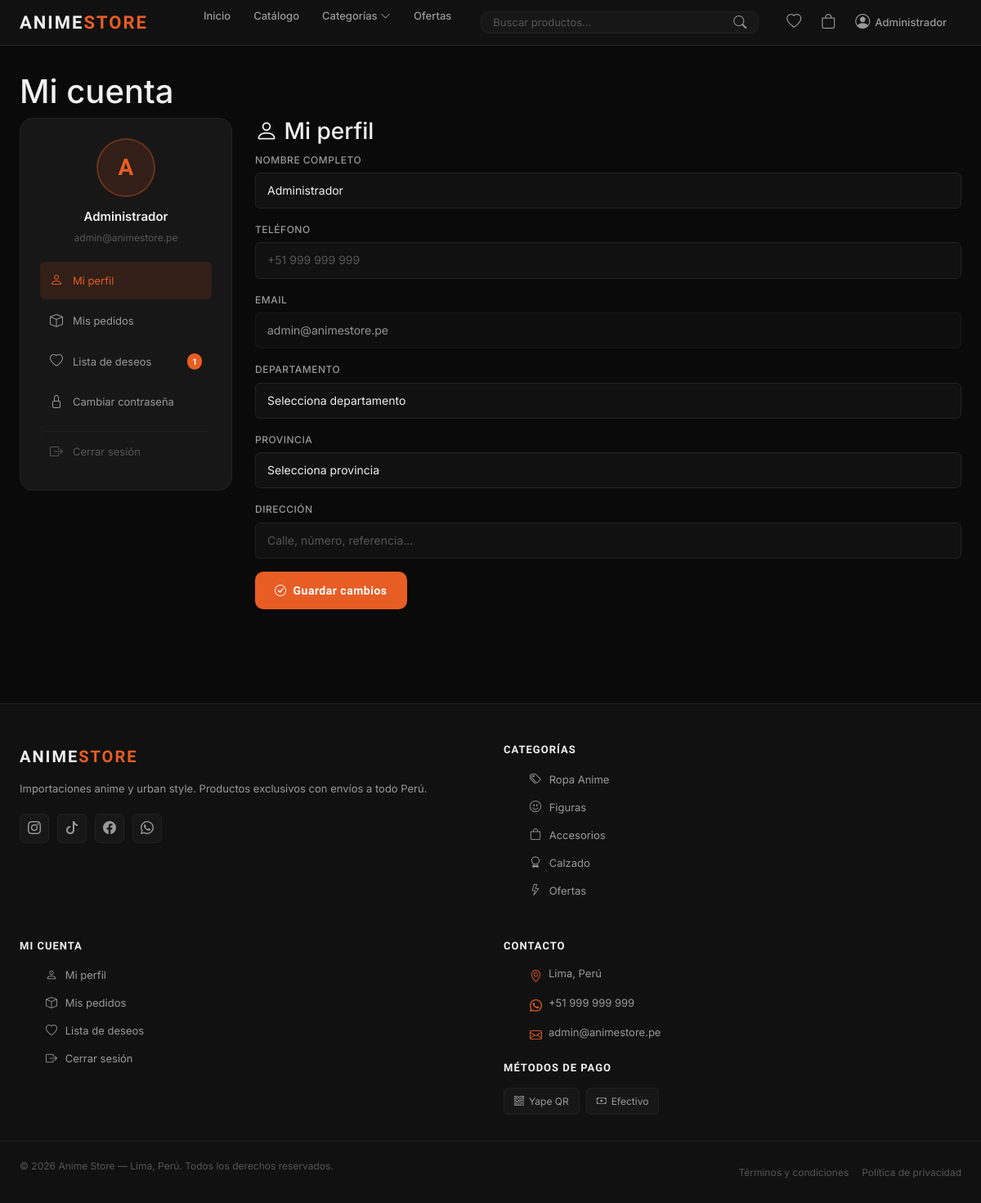
/pages/mi-cuenta.php (signed in), run on the app's committed database.
### tables this page shows
CREATE TABLE `usuarios` (
  `id_usuario` int unsigned NOT NULL AUTO_INCREMENT,
  `id_provincia` int unsigned DEFAULT NULL,
  `nombre` varchar(100) NOT NULL,
  `email` varchar(150) NOT NULL,
  `password` varchar(255) NOT NULL,
  `telefono` varchar(20) DEFAULT NULL,
  `direccion` text,
  `rol` enum('admin','cliente') NOT NULL DEFAULT 'cliente',
  `activo` tinyint(1) NOT NULL DEFAULT '1',
  `fecha_registro` datetime NOT NULL DEFAULT CURRENT_TIMESTAMP,
  PRIMARY KEY (`id_usuario`),
  UNIQUE KEY `email` (`email`),
  KEY `fk_usu_prov` (`id_provincia`),
  CONSTRAINT `fk_usu_prov` FOREIGN KEY (`id_provincia`) REFERENCES `provincias` (`id_provincia`) ON DELETE SET NULL
);

CREATE TABLE `categorias` (
  `id_categoria` int unsigned NOT NULL AUTO_INCREMENT,
  `nombre` varchar(100) NOT NULL,
  `descripcion` text,
  `imagen` varchar(255) DEFAULT NULL,
  `activa` tinyint(1) NOT NULL DEFAULT '1',
  PRIMARY KEY (`id_categoria`)
);

### includes/funciones.php (called while the page is built, shortened)
<?php
function sanitizar($dato) {
    return htmlspecialchars(strip_tags(trim($dato)));
}

### config/database.php (called while the page is built, shortened)
<?php
function conectar() {
    static $conn = null;
    if ($conn === null) {
        $conn = new mysqli(DB_HOST, DB_USER, DB_PASS, DB_NAME);
        $conn->set_charset(DB_CHARSET);
    }
    return $conn;
}

### config/session.php (called while the page is built, shortened)
<?php
function esta_logueado() {
    return isset($_SESSION['usuario']['id_usuario']);
}

### pages/mi-cuenta.php (the view, shortened to what this page needs)
<?php
require_once '../includes/header.php';
$conn       = conectar();
$id_usuario = (int) $_SESSION['usuario']['id_usuario'];
$tab        = sanitizar($_GET['tab'] ?? 'perfil');
$usuario = $conn->query("
    SELECT u.*, p.nombre AS provincia_nombre, p.id_provincia,
           d.nombre AS departamento_nombre, d.id_departamento
    FROM usuarios u
    LEFT JOIN provincias p ON u.id_provincia = p.id_provincia
    LEFT JOIN departamentos d ON p.id_departamento = d.id_departamento
    WHERE u.id_usuario = $id_usuario
")->fetch_assoc();
$wishlist = $conn->query("
    SELECT w.*, p.nombre, p.precio,
           (SELECT url FROM imagenes_producto WHERE id_producto = p.id_producto AND principal = 1 LIMIT 1) AS imagen_principal,
           COALESCE(AVG(r.puntuacion), 0) AS puntuacion_media,
           COUNT(r.id_resena) AS total_resenas
    FROM wishlist w
    JOIN productos p ON w.id_producto = p.id_producto
    LEFT JOIN resenas r ON r.id_producto = p.id_producto
    WHERE w.id_usuario = $id_usuario AND p.activo = 1
    GROUP BY w.id_wishlist
    ORDER BY w.fecha_agregado DESC
");
?>
<div class="sp-container" style="padding-top:32px;padding-bottom:48px">
    <h1 class="sp-page-title">Mi cuenta</h1>
    <div class="sp-cuenta-layout">
        <aside class="sp-cuenta-sidebar">
            <div class="sp-cuenta-avatar">
                <?= strtoupper(substr($usuario['nombre'], 0, 1)) ?>
            </div>
            <p class="sp-cuenta-nombre"><?= sanitizar($usuario['nombre']) ?></p>
            <p class="sp-cuenta-email"><?= sanitizar($usuario['email']) ?></p>
            <nav class="sp-cuenta-nav">
                <a href="?tab=perfil" class="<?= $tab === 'perfil' ? 'active' : '' ?>">
                    <i class="bi bi-person"></i> Mi perfil
                </a>
                <a href="?tab=pedidos" class="<?= $tab === 'pedidos' ? 'active' : '' ?>">
                    <i class="bi bi-box"></i> Mis pedidos
                </a>
                <a href="?tab=wishlist" class="<?= $tab === 'wishlist' ? 'active' : '' ?>">
                    <i class="bi bi-heart"></i> Lista de deseos
                    <?php if ($wishlist->num_rows > 0): ?>
                    <span class="sp-cuenta-badge"><?= $wishlist->num_rows ?></span>
                    <?php endif; ?>
                </a>
                <a href="?tab=password" class="<?= $tab === 'password' ? 'active' : '' ?>">
                    <i class="bi bi-lock"></i> Cambiar contraseña
                </a>
                <a href="<?= BASE_URL ?>/logout" class="sp-cuenta-logout">
                    <i class="bi bi-box-arrow-right"></i> Cerrar sesión
                </a>
            </nav>
        </aside>
        <div class="sp-cuenta-content">
            <?php if ($tab === 'perfil'): ?>
            <div class="sp-checkout-bloque">
                <h3 class="sp-checkout-titulo"><i class="bi bi-person"></i> Mi perfil</h3>
                <form id="formPerfil">
                    <div class="sp-form-row">
                        <div class="sp-form-group">
                            <label>Nombre completo</label>
                            <input type="text" id="p_nombre" value="<?= sanitizar($usuario['nombre']) ?>" required>
                        </div>
                        <div class="sp-form-group">
                            <label>Teléfono</label>
                            <input type="tel" id="p_telefono" value="<?= sanitizar($usuario['telefono'] ?? '') ?>" placeholder="+51 999 999 999">
                        </div>
                    </div>
                    <div class="sp-form-group">
                        <label>Email</label>
                        <input type="email" value="<?= sanitizar($usuario['email']) ?>" disabled style="opacity:0.6">
                    </div>
                    <div class="sp-form-row">
                        <div class="sp-form-group">
                            <label>Departamento</label>
                            <select id="p_departamento" onchange="cargarProvincias('p_departamento', 'p_provincia')">
                                <option value="">Selecciona departamento</option>
                            </select>
                        </div>
                        <div class="sp-form-group">
                            <label>Provincia</label>
                            <select id="p_provincia">
                                <option value="">Selecciona provincia</option>
                            </select>
                        </div>
                    </div>
                    <div class="sp-form-group">
                        <label>Dirección</label>
                        <input type="text" id="p_direccion" value="<?= sanitizar($usuario['direccion'] ?? '') ?>" placeholder="Calle, número, referencia...">
                    </div>
                    <button type="button" class="sp-btn-primary" onclick="guardarPerfil()">
                        <i class="bi bi-check-circle"></i> Guardar cambios
                    </button>
                </form>
            </div>
            <?php endif; ?>
        </div>
    </div>
</div>
<?php require_once ROOT_PATH . '/includes/footer.php'; ?>

### includes/footer.php (shortened to what this page needs)
</main>
<footer class="sp-footer">
    <div class="sp-footer-inner">
        <div class="sp-footer-col">
            <a href="<?= BASE_URL ?>" class="sp-logo sp-footer-logo">
                ANIME<span>STORE</span>
            </a>
            <p class="sp-footer-desc">
                Importaciones anime y urban style. Productos exclusivos con envíos a todo Perú.
            </p>
            <div class="sp-footer-social">
                <a href="#" title="Instagram"><i class="bi bi-instagram"></i></a>
                <a href="#" title="TikTok"><i class="bi bi-tiktok"></i></a>
                <a href="#" title="Facebook"><i class="bi bi-facebook"></i></a>
                <a href="#" title="WhatsApp"><i class="bi bi-whatsapp"></i></a>
            </div>
        </div>
        <div class="sp-footer-col">
            <h4 class="sp-footer-title">Categorías</h4>
            <ul class="sp-footer-links">
                <?php foreach ($menu_categorias as $i => $mc): ?>
                <li><a href="<?= BASE_URL ?>/catalogo?categoria=<?= $mc['id_categoria'] ?>"><i class="bi <?= $menu_iconos[$i % count($menu_iconos)] ?>"></i> <?= sanitizar($mc['nombre']) ?></a></li>
                <?php endforeach; ?>
                <li><a href="<?= BASE_URL ?>/catalogo?oferta=1"><i class="bi bi-lightning"></i> Ofertas</a></li>
            </ul>
        </div>
        <div class="sp-footer-col">
            <h4 class="sp-footer-title">Mi cuenta</h4>
            <ul class="sp-footer-links">
                <?php if (esta_logueado()): ?>
                <li><a href="<?= BASE_URL ?>/mi-cuenta"><i class="bi bi-person"></i> Mi perfil</a></li>
                <li><a href="<?= BASE_URL ?>/mi-cuenta?tab=pedidos"><i class="bi bi-box"></i> Mis pedidos</a></li>
                <li><a href="<?= BASE_URL ?>/wishlist"><i class="bi bi-heart"></i> Lista de deseos</a></li>
                <li><a href="<?= BASE_URL ?>/logout"><i class="bi bi-box-arrow-right"></i> Cerrar sesión</a></li>
                <?php else: ?>
                <li><a href="#" onclick="abrirModal('modalLogin')"><i class="bi bi-person"></i> Iniciar sesión</a></li>
                <li><a href="#" onclick="cambiarTab('registro')"><i class="bi bi-pencil"></i> Registrarse</a></li>
                <li><a href="<?= BASE_URL ?>/carrito"><i class="bi bi-bag"></i> Mi carrito</a></li>
                <?php endif; ?>
            </ul>
        </div>
        <div class="sp-footer-col">
            <h4 class="sp-footer-title">Contacto</h4>
            <ul class="sp-footer-links sp-footer-contact">
                <li>
                    <i class="bi bi-geo-alt"></i>
                    <?= TIENDA_DIRECCION ?>
                </li>
                <li>
                    <i class="bi bi-whatsapp"></i>
                    <a href="https://wa.me/<?= str_replace(['+', ' '], '', TIENDA_TELEFONO) ?>">
                        <?= TIENDA_TELEFONO ?>
                    </a>
                </li>
                <li>
                    <i class="bi bi-envelope"></i>
                    <a href="mailto:<?= TIENDA_EMAIL ?>"><?= TIENDA_EMAIL ?></a>
                </li>
            </ul>
            <h4 class="sp-footer-title" style="margin-top:20px">Métodos de pago</h4>
            <div class="sp-footer-pagos">
                <span class="sp-pago-badge">
                    <i class="bi bi-qr-code"></i> Yape QR
                </span>
                <span class="sp-pago-badge">
                    <i class="bi bi-cash"></i> Efectivo
                </span>
            </div>
        </div>
    </div>
    <div class="sp-footer-bottom">
        <p>© <?= date('Y') ?> <?= TIENDA_NOMBRE ?> — Lima, Perú. Todos los derechos reservados.</p>
        <div class="sp-footer-bottom-links">
            <a href="<?= BASE_URL ?>/terminos">Términos y condiciones</a>
            <a href="<?= BASE_URL ?>/privacidad">Política de privacidad</a>
        </div>
    </div>
</footer>
</body>
</html>

### assets/css/style.css (style rules this page uses)
:root { --bg-primary: #0a0a0a; --bg-secondary: #111111; --bg-card: #171717; --bg-hover: #1e1e1e; --accent: #e85d24; --accent-hover: #d14d18; --accent-soft: rgba(232, 93, 36, 0.12); --text-primary: #f0f0f0; --text-secondary: #999999; --text-muted: #555555; --border: #222222; --border-hover: #333333; --success: #1d9e75; --error: #e24b4a; --warning: #EF9F27; --radius-sm: 6px; --radius-md: 10px; --radius-lg: 16px; --shadow: 0 4px 24px rgba(0,0,0,0.4); --font-titulo: 'Rajdhani', sans-serif; --font-body: 'Inter', sans-serif; --nav-h: 56px; --transition: all 0.2s ease; }
*, *::before, *::after { box-sizing: border-box; margin: 0; padding: 0; }
html { scroll-behavior: smooth; }
body { background: var(--bg-primary); color: var(--text-primary); font-family: var(--font-body); font-size: 15px; line-height: 1.6; min-height: 100vh; }
a { color: inherit; text-decoration: none; transition: var(--transition); }
ul { list-style: none; }
button { cursor: pointer; font-family: var(--font-body); }
.sp-logo { font-family: var(--font-titulo); font-size: 22px; font-weight: 700; letter-spacing: 2px; color: var(--text-primary); flex-shrink: 0; }
.sp-logo span { color: var(--accent); }
.sp-form-group { margin-bottom: 16px; }
.sp-form-group label { display: block; font-size: 12px; font-weight: 500; color: var(--text-secondary); margin-bottom: 6px; text-transform: uppercase; letter-spacing: 0.5px; }
.sp-form-group input { width: 100%; background: var(--bg-secondary); border: 1px solid var(--border); border-radius: var(--radius-sm); padding: 10px 14px; font-size: 14px; color: var(--text-primary); outline: none; transition: var(--transition); }
.sp-form-group input::placeholder { color: var(--text-muted); }
.sp-btn-primary { display: flex; align-items: center; justify-content: center; gap: 8px; background: var(--accent); color: #fff; border: none; padding: 12px 24px; border-radius: var(--radius-md); font-size: 14px; font-weight: 600; font-family: var(--font-titulo); letter-spacing: 0.5px; transition: var(--transition); }
.sp-footer { background: var(--bg-secondary); border-top: 1px solid var(--border); margin-top: 60px; }
.sp-footer-inner { max-width: 1400px; margin: 0 auto; padding: 48px 24px 32px; display: grid; grid-template-columns: 2fr 1fr 1fr 1.5fr; gap: 40px; }
.sp-footer-logo { font-size: 20px; margin-bottom: 12px; display: block; }
.sp-footer-desc { font-size: 13px; color: var(--text-secondary); line-height: 1.7; margin-bottom: 20px; }
.sp-footer-social { display: flex; gap: 10px; }
.sp-footer-social a { width: 36px; height: 36px; background: var(--bg-card); border: 1px solid var(--border); border-radius: var(--radius-sm); display: flex; align-items: center; justify-content: center; font-size: 16px; color: var(--text-secondary); transition: var(--transition); }
.sp-footer-title { font-family: var(--font-titulo); font-size: 13px; font-weight: 700; letter-spacing: 1px; text-transform: uppercase; color: var(--text-primary); margin-bottom: 16px; }
.sp-footer-links li { margin-bottom: 10px; }
.sp-footer-links a { font-size: 13px; color: var(--text-secondary); }
.sp-footer-contact li { display: flex; align-items: flex-start; gap: 8px; font-size: 13px; color: var(--text-secondary); margin-bottom: 10px; }
.sp-footer-contact i { color: var(--accent); font-size: 15px; flex-shrink: 0; margin-top: 2px; }
.sp-footer-pagos { display: flex; gap: 8px; flex-wrap: wrap; margin-top: 8px; }
.sp-pago-badge { display: flex; align-items: center; gap: 6px; background: var(--bg-card); border: 1px solid var(--border); border-radius: var(--radius-sm); padding: 6px 12px; font-size: 12px; color: var(--text-secondary); }
.sp-footer-bottom { max-width: 1400px; margin: 0 auto; padding: 20px 24px; border-top: 1px solid var(--border); display: flex; align-items: center; justify-content: space-between; flex-wrap: wrap; gap: 12px; }
.sp-footer-bottom p { font-size: 12px; color: var(--text-muted); }
.sp-footer-bottom-links { display: flex; gap: 16px; }
.sp-footer-bottom-links a { font-size: 12px; color: var(--text-muted); }
.sp-container { max-width: 1400px; margin: 0 auto; padding: 0 24px; }
.sp-footer-links a i { font-size: 14px; margin-right: 6px; color: var(--text-secondary); width: 16px; }

### assets/css/responsive.css (style rules this page uses)
@media (max-width: 1200px) { .sp-footer-inner { grid-template-columns: 1fr 1fr; gap: 32px; } }

### data on the page
usuarios: nombre "A", nombre "Administrador", email "admin@animestore.pe"
categorias: nombre "Ropa Anime"
categorias: nombre "Figuras"
categorias: nombre "Accesorios"
categorias: nombre "Calzado"

### other printed values
sanitizar($_SESSION['usuario']['nombre']) "Administrador"
$wishlist->num_rows "1"
TIENDA_DIRECCION "Lima, Perú"
TIENDA_TELEFONO "+51 999 999 999"
TIENDA_EMAIL "admin@animestore.pe"
TIENDA_NOMBRE "Anime Store"
